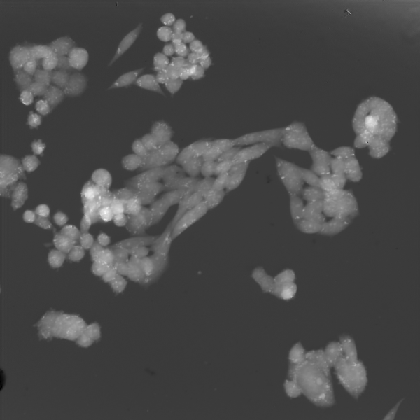
%> input picture data_dense/img_013.tif, 420 x 420 px, shrunk from 600 x 600 before the run
$ octave run_example_dense.m   (GNU Octave 9; MATLAB toolbox functions it lacks are replaced by stand-ins)
%> lines starting %> are read from the running program, lines starting %| are printed output that depends on the picture; in (x1, y1, x2, y2) boxes, pixels count from 0 and x2, y2 are one past the last pixel; in counts of white or black regions, pixels touching at a corner belong together; the program's own positions count from 1
### utils/conv2_spec_symetric.m
function y=conv2_spec_symetric(x,h)

%Input:
%       x: input image
%       h: convolution mask


%Output:
%       y: result image


%Composed by Tomas Vicar 24/05/2018,
% Department of Biomedical Engineering, Brno University of Technology
% vicar@fee.vutbr.cz


%fast spectral domain convolution


n=floor(size(h,1)/2);
m=floor(size(h,2)/2);
x = padarray(x,[n m],'symmetric');

y=real(ifft2(fft2(x,size(x,1),size(x,2)).*fft2(h,size(x,1),size(x,2))));
y=circshift(y,floor(-1*[size(h)]/2));

y=y(n+1:end-n,m+1:end-m);


end

### example_matlab/IIT.m
function segm=IIT(I,lambda,sigmas,min_mass,min_hole,T_bg,h)


I_bg=I;

conn=4;
gamma=2;

log_map=zeros([size(I) length(sigmas)]);
for k=1:length(sigmas)
    %%% for multiscale aproach

    sig=sigmas(k);
    filter_size= 2*ceil(3*sig)+1;
    hn=(sig.^gamma)*fspecial('log', filter_size, sig);


    pom=conv2_spec_symetric(I,hn);
    log_map(:,:,k)=pom;


end
log_map=-min(log_map,[],3);

I=I+lambda*log_map;


bin=I>T_bg;
% bin =  bwareaopen(bin,min_size);
bin=mass_filt(bin,I_bg+T_bg,min_mass,conn);
bin =  ~bwareaopen(~bin,min_hole);


L=uint16(bwlabel(bin));
max_L=max(L(:));
region_nums=1:max_L;
for T=T_bg:0.03:max(I(:))

    bin=I>T;
%     bin =  bwareaopen(bin,min_size);
    bin=mass_filt(bin,I_bg+T_bg,min_mass,conn);
    s = regionprops(bin,'Centroid');
    centroids = round(cat(1,s(:).Centroid));
    sz=size(I);
    centroids_bin=zeros(size(I));
    try
        centroids_bin(sub2ind(sz,centroids(:,2),centroids(:,1)))=1;
    end
    LL=bwlabel(bin);

    s = regionprops(L,centroids_bin,'MeanIntensity','Area');
    cents_num = cat(1,s(:).MeanIntensity).*cat(1,s(:).Area);
    cents_num_tmp=zeros(size(cents_num));
    cents_num_tmp(region_nums)=cents_num(region_nums)>1;
    region_nums_tmp=find(cents_num_tmp)';

    for region_num=region_nums_tmp
        u=unique(LL(L==region_num));
        u(u==0)=[];
        if length(u)>1
            region_nums(region_nums==region_num)=[];

            for k=1:length(u)
                max_L=max_L+1;
                L(LL==u(k))=max_L;
                region_nums=[region_nums,max_L];
            end
        end
    end
end

nucs=false(size(I));
for k=region_nums
    nucs(L==k)=1;
end
D=bwdist(~nucs);
D=imhmin(-D,h);
w=watershed(D);
nucs_tmp=nucs&w>0;
% removed=nucs_tmp-bwareaopen(nucs_tmp,min_size);
removed=nucs_tmp-mass_filt(nucs_tmp,I_bg+T_bg,min_mass,conn);
removed=imdilate(removed,ones(3)).*nucs;
nucs=nucs_tmp|removed;

w = imimposemin(-I, nucs);
w=watershed(w)>0;
bin=I_bg>T_bg;
% bin =  bwareaopen(bin,min_size);
bin=mass_filt(bin,I_bg+T_bg,min_mass,conn);
bin =  ~bwareaopen(~bin,min_hole);
segm=w.*bin;

### utils/mass_filt.m
function b=mass_filt(b,I,tresh,conn)

L=bwlabel(b>0,conn);
p = regionprops('table',L,I,'MeanIntensity','Area','PixelIdxList');

% mass=cat(1,p.MeanIntensity).*cat(1,p.MeanIntensity);

p=p(find((p.Area.*p.MeanIntensity)>tresh),:);

b=false(size(b));
% p=p{:,{'PixelList'}};

% p=cellfun()
if ~isempty(p)
    p=cat(1,p.PixelIdxList{:});
    b(p)=1;
end


end

### utils/colorize_notouchingsamecolor.m
function color_ind_img=colorize_notouchingsamecolor(BW,conn)


alowed_num_of_colors=8;


L=bwlabel(BW,conn);
N=max(L(:));


neigbours=repmat({0},[1,N]);

for k=1:N

    cell=L==k;

    cell_dilate=imdilate(cell,strel('disk',30));%%%%%%%%%%%how far can be same color....


    tmp=unique(L(cell_dilate));
    tmp(tmp==0)=[];
    tmp(tmp==k)=[];
    neigbours{k}=tmp;


end


numcolors = Inf;
all_is_not_done=1;
rounds=0;
for qqq=1:500
    all_is_not_done=0;
rounds=rounds+1;

% [~,I] = sort(cellfun(@length, neigbours));
I=randperm(N);

colors=zeros(1,N);
numcolors=1;
kk=1;
for k = I

    kk=kk+1;


    idx = neigbours{k}; % Get neighbors of the kth node

    neighborcolors = unique(colors(idx)); % Get colors used by neighbors
    neighborcolors(neighborcolors==0) =[];

    % Assign the smallest color value not used by the neighboring nodes

    thiscolor =setdiff(1:alowed_num_of_colors,neighborcolors);
    if length(thiscolor) ==0
        all_is_not_done=1;
        thiscolor=1:alowed_num_of_colors;
    end

    thiscolor =thiscolor(randi(length(thiscolor)));


% [13 lines of commented-out code are left out]
    colors(k) = thiscolor;


end


if ~all_is_not_done
    break

end

end


color_ind_img=zeros(size(L),'uint8');

for k=1:N
    color_ind_img(L==k)=colors(k);

end

### example_matlab/run_example_dense.m
clc;clear all;close all force;
addpath('utils')
addpath('../evaluation_mess')

colormap_cells=[1 0 0;0 1 0;0 0 1;0.8314 0.8314 0.0588;1 0 1;1,0.5,0;0.00,1.00,1.00;0.45,0.00,0.08];
contour_line_width=1.5;
N=size(colormap_cells,1);
norm=[-0.3,2];


I=imread('../data_dense/img_013.tif');
%> I is the input picture: size 420x420 single; min -1.18, max 3.85, mean 0.276
GT=imread('../data_dense/img_013.png');
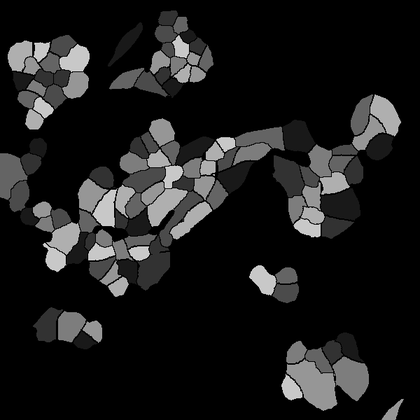
%> input picture data_dense/img_013.png, 420 x 420 px, shrunk from 600 x 600 before the run
%> GT is the input picture: size 420x420 uint8; min 0, max 245, mean 27.9

I=I(100:end,:);
%> I: size 321x420 single
GT=GT(100:end,:);
%> GT: size 321x420 uint8


%
% min_mass=40.299;
%
% T_bg=0.05;
% min_hole=60;
%
%
% segmetnation=IT(I,min_mass,min_hole,T_bg);


sigma=2.08;
lambda=5.087;
min_mass=79.68;
h=0.964;

T_bg=0.05;
min_hole=60;

segmetnation=IIT(I,lambda,sigma,min_mass,min_hole,T_bg,h);
%> in IIT, `bin=I>T_bg;`:
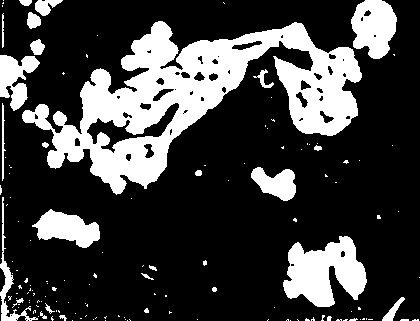
%> bin: size 321x420 logical; 25.1% white; 141 white regions (115 under 20 px), largest, box (x1, y1, x2, y2) and area: (22, 21, 362, 195) 21765, (283, 236, 367, 307) 3759, (351, 0, 397, 59) 1965
%> in mass_filt, `L=bwlabel(b>0,conn);`:
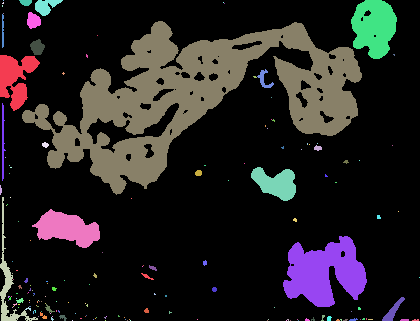
%> L: size 321x420 double; 176 distinct labels, from 0 to 175; one colour per label, 0 black
%> in mass_filt, `p = regionprops('table',L,I,'MeanIntensity','Area','PixelIdxList');`: p = 175 regions; largest, Area and MeanIntensity: 21765 1.18, 3759 1.19, 1965 1.46, 1545 1.26, 1241 1.08
%> in mass_filt, `p=p(find((p.Area.*p.MeanIntensity)>tresh),:);`: p = 11 regions; largest, Area and MeanIntensity: 21765 1.18, 3759 1.19, 1965 1.46, 1545 1.26, 1241 1.08
%> in mass_filt, `p=cat(1,p.PixelIdxList{:});`: p = 1241 values from 56 to 12583
%> in mass_filt, `b(p)=1;`: b: size 321x420 logical; 0.92% white; 1 white region, box (x1, y1, x2, y2) and area: (0, 55, 40, 111) 1241
%> in IIT, `max_L=max(L(:));`: max_L = 1
%> the loop in IIT, `for T=T_bg:0.03:max(I(:))` made 257 passes
%> (T, centroids) on passes 1 to 3: (0.05, [16 79]), (0.08, [16 79]), (0.11, [15 72])
%> after the loop in IIT, `for T=T_bg:0.03:max(I(:))`: centroids_bin: size 321x420 double; every value is 0
%> the loop in IIT, `for k=region_nums` made 1 pass
%> in IIT, `w=watershed(D);`:
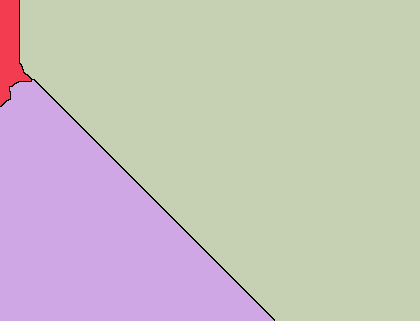
%> w: size 321x420 uint8; 4 distinct labels, from 0 to 3; one colour per label, 0 black
%> in IIT, `nucs_tmp=nucs&w>0;`: nucs_tmp: size 321x420 logical; 0.91% white; 3 white regions, box (x1, y1, x2, y2) and area: (0, 55, 26, 98) 660, (10, 83, 28, 111) 347, (21, 56, 40, 73) 226
%> in IIT, `removed=nucs_tmp-mass_filt(nucs_tmp,I_bg+T_bg,min_mass,conn);`: removed: size 321x420 double; values 0 (black) and 1 (white), 0.43% white; 2 white regions, box (x1, y1, x2, y2) and area: (10, 83, 28, 111) 347, (21, 56, 40, 73) 226
%> in IIT, `removed=imdilate(removed,ones(3)).*nucs;`: removed: size 321x420 double; values 0 (black) and 1 (white), 0.43% white; 2 white regions, box (x1, y1, x2, y2) and area: (10, 83, 28, 111) 349, (21, 56, 40, 73) 232
%> in IIT, `w=watershed(w)>0;`: w: size 321x420 logical; every value is 1
%> in IIT, `bin=I_bg>T_bg;`: bin: size 321x420 logical; 28.7% white; 82 white regions (72 under 20 px), largest, box (x1, y1, x2, y2) and area: (20, 0, 401, 198) 28240, (282, 233, 369, 311) 4386, (32, 208, 102, 250) 1834
%> in IIT, `bin=mass_filt(bin,I_bg+T_bg,min_mass,conn);`: bin: size 321x420 logical; 1.3% white; 1 white region, box (x1, y1, x2, y2) and area: (0, 40, 47, 113) 1815
%> in IIT, `bin =  ~bwareaopen(~bin,min_hole);`: bin: size 321x420 logical; 1.3% white; 1 white region, box (x1, y1, x2, y2) and area: (0, 40, 47, 113) 1816


% [10 lines of commented-out code are left out]


figure;


subplot(1,2,1)
imshow(I,norm)
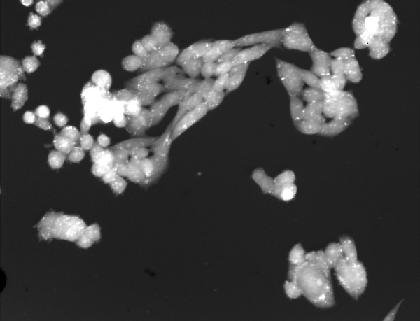
%> displayed picture: size 321x420, on the screen's scale of 0 to 255; min 0, max 255, mean 64.7
hold on
title('Resutls')
masks_color=colorize_notouchingsamecolor(segmetnation,8);
%> in colorize_notouchingsamecolor, `neigbours=repmat({0},[1,N]);`: neigbours = {0}
%> the loop in colorize_notouchingsamecolor, `for k=1:N` made 1 pass
%> after the loop in colorize_notouchingsamecolor, `for k=1:N`: neigbours = {[]}
%> after the loop in colorize_notouchingsamecolor, `for qqq=1:500`: rounds = 1
%> the loop in colorize_notouchingsamecolor, `for k=1:N` made 1 pass
for k=1:N
    visboundaries(masks_color==k,'Color',colormap_cells(k,:),'EnhanceVisibility',0,'LineWidth',contour_line_width);
end


subplot(1,2,2)
imshow(I,norm)
hold on
title('Ground Truth')
masks_color=colorize_notouchingsamecolor(GT>0,8);
%> call 2 of colorize_notouchingsamecolor, with conn = 8
%> in colorize_notouchingsamecolor (call 2), `L=bwlabel(BW,conn);`:
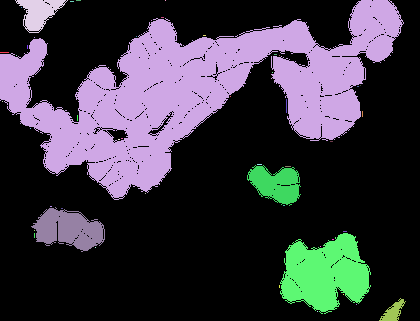
%> L: size 321x420 double; 49 distinct labels, from 0 to 48; one colour per label, 0 black
%> in colorize_notouchingsamecolor (call 2), `N=max(L(:));`: N = 48
%> in colorize_notouchingsamecolor (call 2), `neigbours=repmat({0},[1,N]);`: neigbours = 48 items
%> the loop in colorize_notouchingsamecolor (call 2), `for k=1:N` made 48 passes
%> after the loop in colorize_notouchingsamecolor (call 2), `for k=1:N`: tmp = [34; 44]
%> after the loop in colorize_notouchingsamecolor (call 2), `for qqq=1:500`: colors = 48 values, max 8 at index 13, min 1 at index 6, mean 4.6; neighborcolors = 2
%> the loop in colorize_notouchingsamecolor (call 2), `for k=1:N` made 48 passes
%> after the loop in colorize_notouchingsamecolor (call 2), `for k=1:N`: color_ind_img: size 321x420 uint8; 9 distinct labels, from 0 to 8
for k=1:N

    visboundaries(masks_color==k,'Color',colormap_cells(k,:),'EnhanceVisibility',0,'LineWidth',contour_line_width);
end
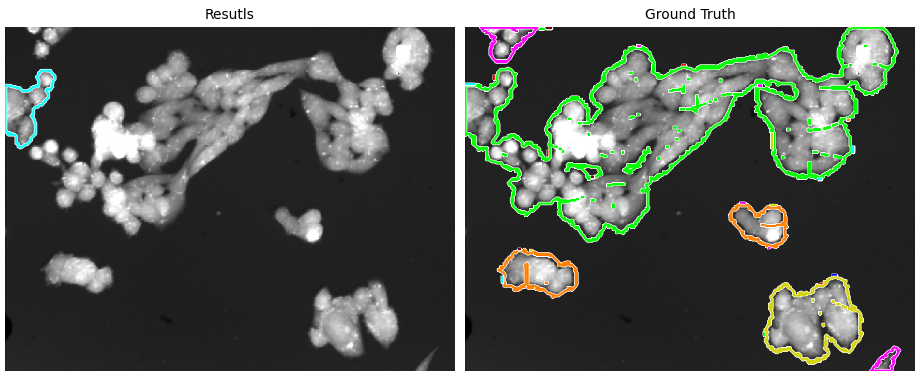
%> figure redrawn from the program's plot data, 2 panels
